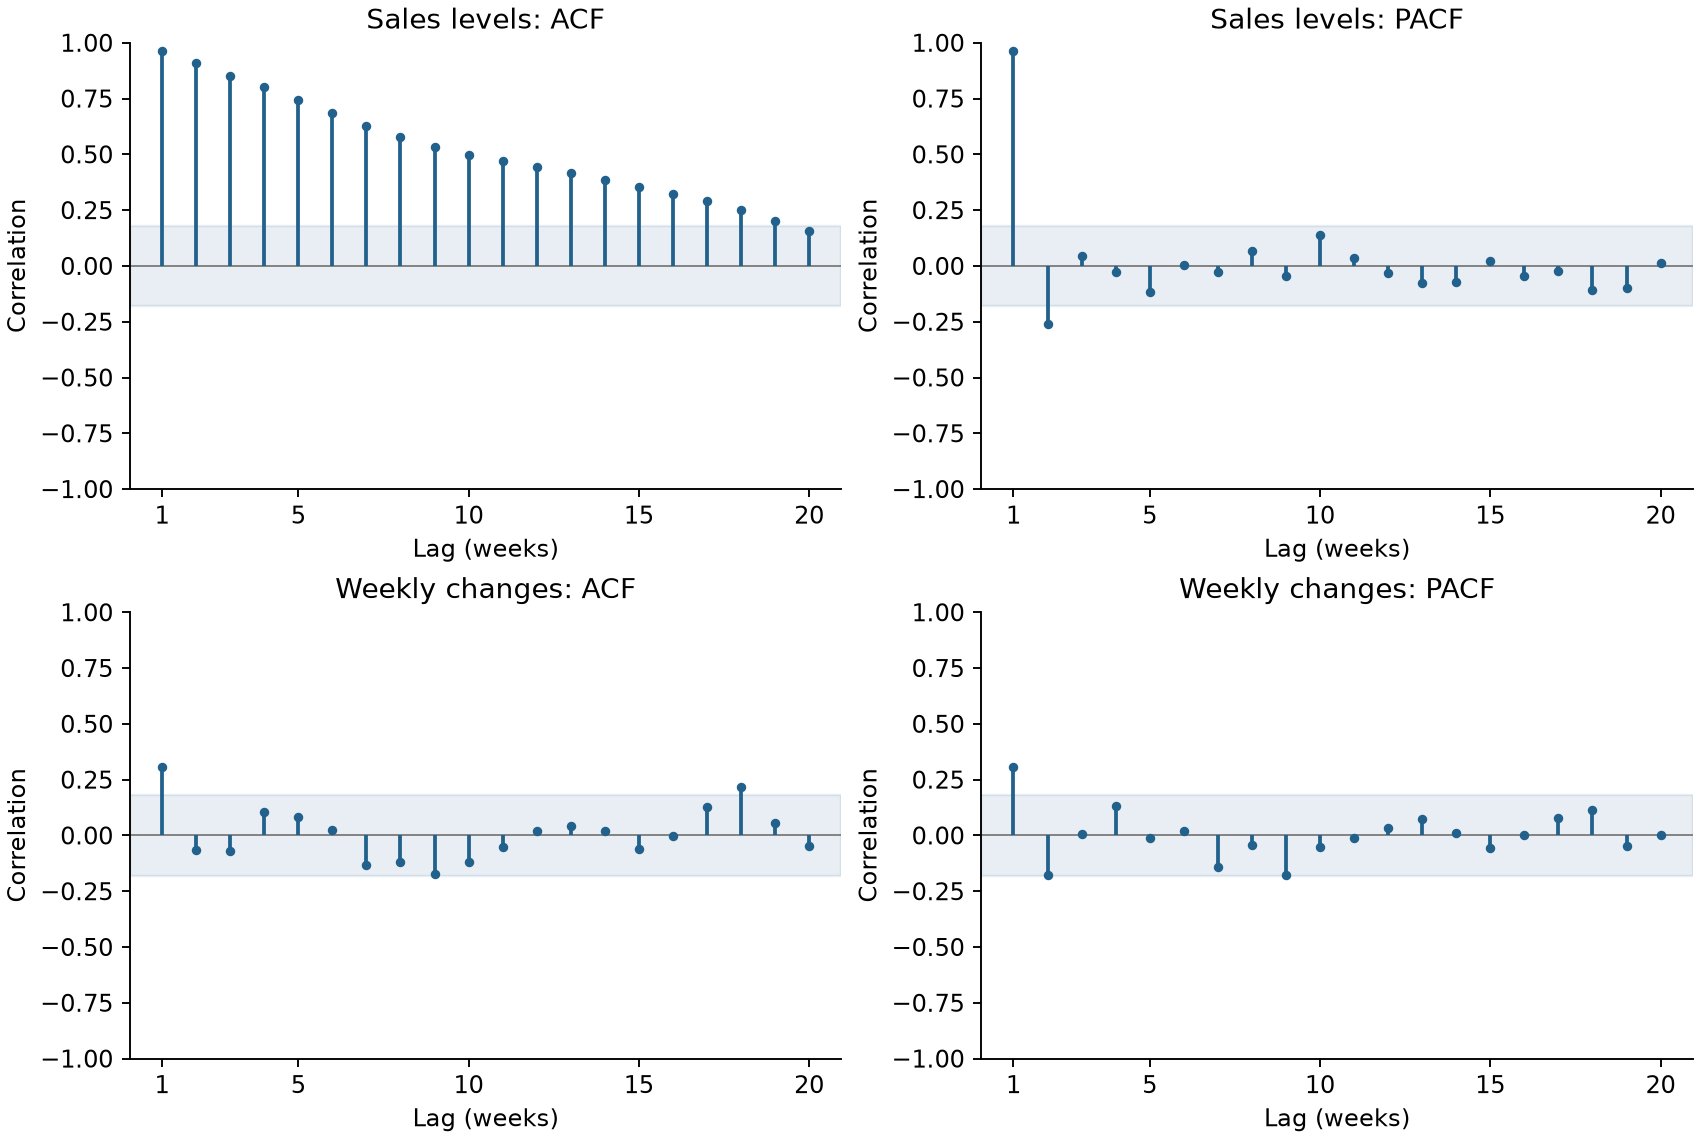

Here is the Python script that generated this plot:
import csv
import json
import numpy as np
import matplotlib
matplotlib.use('Agg')
import matplotlib.pyplot as plt
from statsmodels.tsa.stattools import acf, pacf

with open('paper_towels.csv',newline='') as f:
    rows=list(csv.reader(f))
y=np.array([float(r[1]) for r in rows[1:]])
w=np.diff(y)
series=[y,w]
results={}
fig,axes=plt.subplots(2,2,figsize=(10,6.7),constrained_layout=True)
for i,(values,name) in enumerate(zip(series,['Sales levels','Weekly changes'])):
    aa=acf(values,nlags=20,fft=False)
    pp=pacf(values,nlags=20,method='ywm')
    band=1.96/np.sqrt(len(values))
    results[name]={'n':len(values),'acf':aa.tolist(),'pacf_yule_walker_mle':pp.tolist(),'approx_white_noise_band':float(band)}
    for j,(coeff,label) in enumerate([(aa,'ACF'),(pp,'PACF')]):
        ax=axes[i,j]
        ax.axhspan(-band,band,color='#21618c',alpha=.10)
        ax.axhline(0,color='gray',lw=.8)
        ax.vlines(range(1,21),0,coeff[1:],color='#21618c',lw=1.6)
        ax.plot(range(1,21),coeff[1:],'o',color='#21618c',ms=3)
        ax.set(title=f'{name}: {label}',xlabel='Lag (weeks)',ylabel='Correlation',ylim=(-1,1),xticks=[1,5,10,15,20])
        ax.spines[['top','right']].set_visible(False)
# Residualize both ends of lag 2 on the intervening observation.
a=w[2:]; b=w[:-2]; mid=np.column_stack([np.ones(len(w)-2),w[1:-1]])
ra=a-mid@np.linalg.lstsq(mid,a,rcond=None)[0]
rb=b-mid@np.linalg.lstsq(mid,b,rcond=None)[0]
results['changes_lag2_comparison']={
    'raw_same_rows_correlation':float(np.corrcoef(a,b)[0,1]),
    'partial_correlation_controlling_intervening_change':float(np.corrcoef(ra,rb)[0,1])}
fig.savefig('paper_towels_acf_pacf_04.png',dpi=170)
with open('paper_towels_acf_pacf_04_results.json','w') as f:
    json.dump(results,f,indent=2)
for name in ['Sales levels','Weekly changes']:
    print(name, 'ACF lags 1-6:',np.round(results[name]['acf'][1:7],4))
    print(name, 'PACF lags 1-6:',np.round(results[name]['pacf_yule_walker_mle'][1:7],4))
print(json.dumps(results['changes_lag2_comparison'],indent=2))
print('bands:', results['Sales levels']['approx_white_noise_band'],results['Weekly changes']['approx_white_noise_band'])
